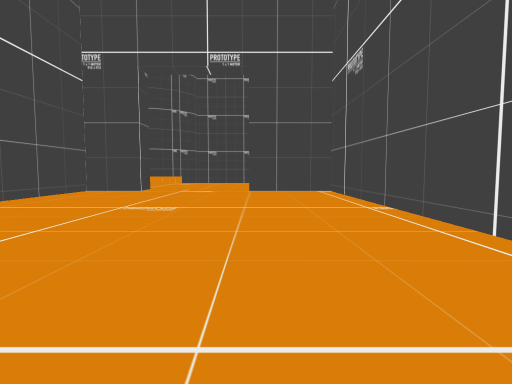
View 1 (above)

16 first-person views from a walk through a scene from a Unity 3-D project. The camera is 1.5 m above the floor, tilts 4° down and sees 80° across. The floor is counted in squares, 2 m on a side. Each view is taken from the middle of a square. On the plan, view 1 faces up. The plan holds only what a view shows up to about 10 squares ahead; the rest is blank. The place goes on beyond the plan.

View 2
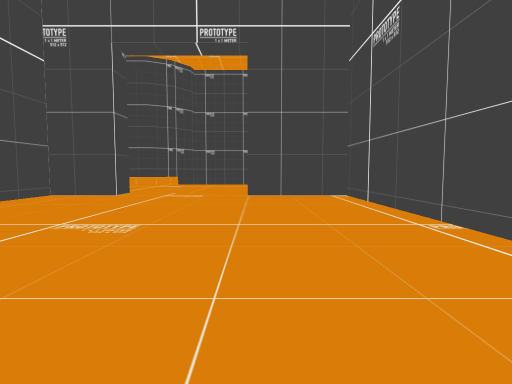

View 3
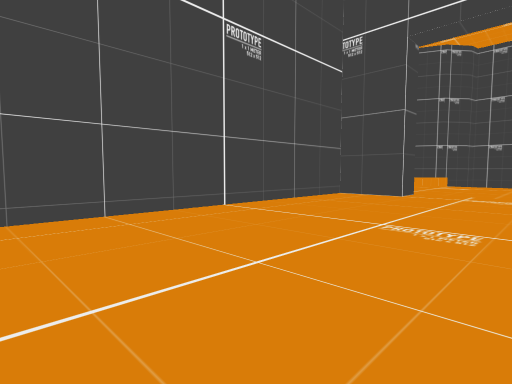

View 4
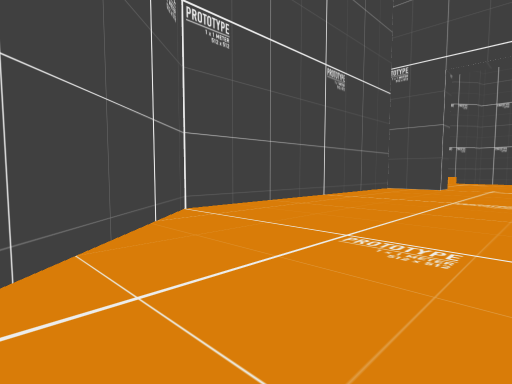

View 5
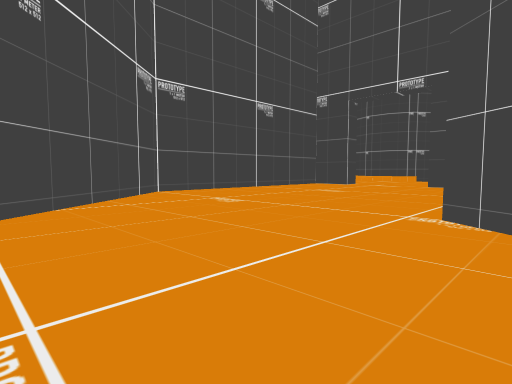

View 6
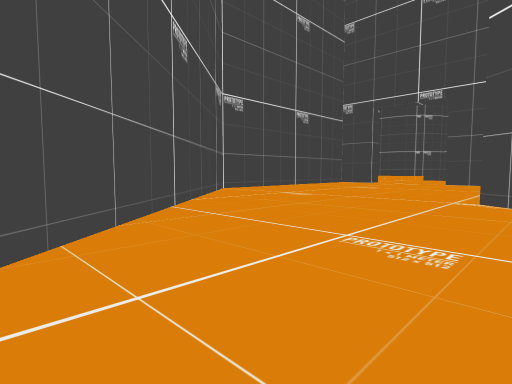

View 7
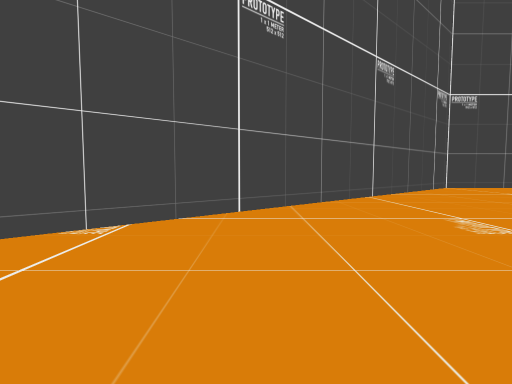

View 8
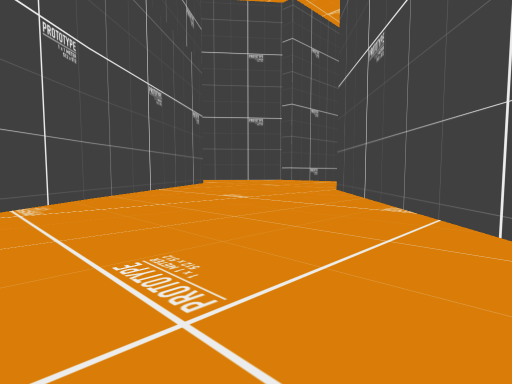

View 9
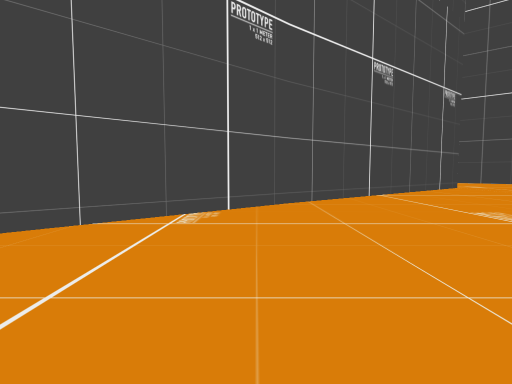

View 10
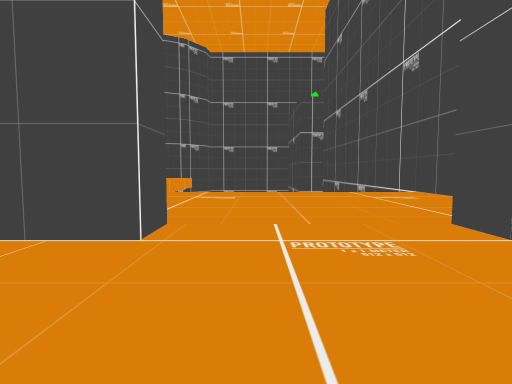

View 11
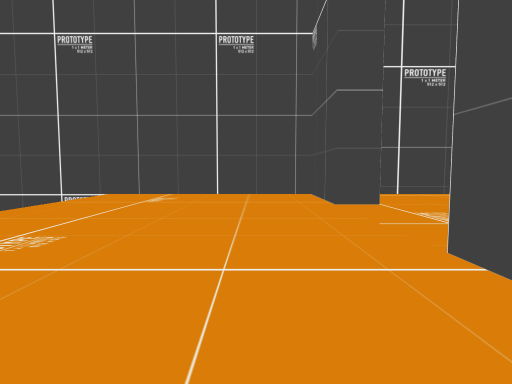

View 12
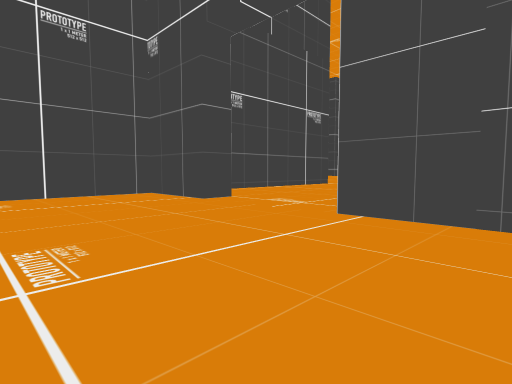

View 13
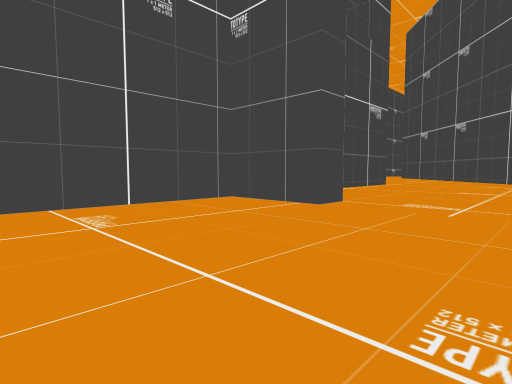

View 14
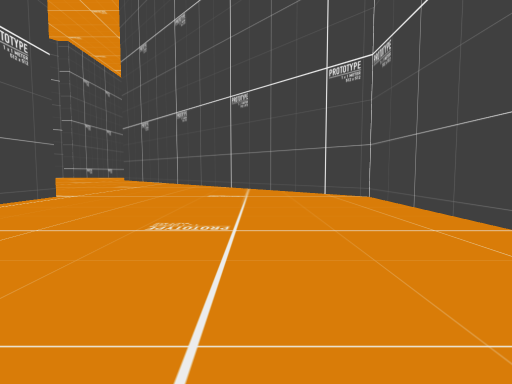

View 15
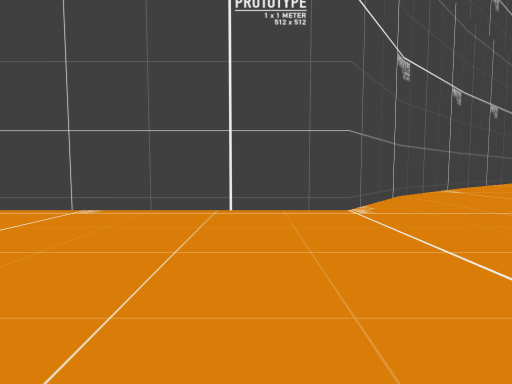

View 16
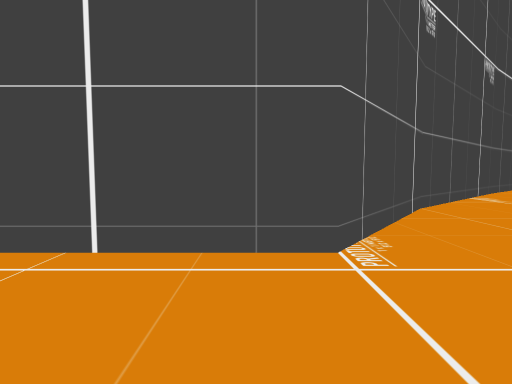

### Floor plan
Key: @ floor where view 1 was taken; # wall or solid block; . main floor; : floor 14 m higher than the main floor; / step, stairs or slope; v drop or lower ground.
Columns run from 7 left of view 1 to 13 right of it. Each row starts with its distance up from view 1.
 19       vvvv#
 18   ........#
 17 ..........#
 16 ..........#
 15 ..........#
 14 ..........#
 13 ..........#
 12 ###....####
 11 #.........#
 10 #.........#
  9 #.........#
  8 #.........#
  7 #.........#
  6 #.........#
  5 #.........#
  4 #.........#
  3 #.........#
  2 #.........#
  1 ##........###
  0  ##....@....##
 -1   #..........#
 -2   ##........../
 -3    ##..........:
 -4     ##........./:
 -5      ##........./
 -6       ##.........##
 -7        ##.........##
 -8         ##.........##
 -9          ##.........#
-10           ##.........

Where each view was taken, in squares from view 1:
view 1: 0 up, 0 right, facing up
view 2: 2 up, 0 right, facing up
view 3: 2 up, 1 left, facing up-left
view 4: 2 down, 1 left, facing up-left
view 5: 4 down, 4 right, facing up-left
view 6: 7 down, 4 right, facing up-left
view 7: 7 down, 7 right, facing left
view 8: 3 down, 1 right, facing down-right
view 9: 5 down, 3 right, facing right
view 10: 8 up, 3 left, facing up
view 11: 14 up, 7 left, facing right
view 12: 17 up, 7 left, facing down-right
view 13: 18 up, 4 left, facing down-right
view 14: 10 up, 3 left, facing down
view 15: 3 up, 3 left, facing right
view 16: 2 up, 0 right, facing right
